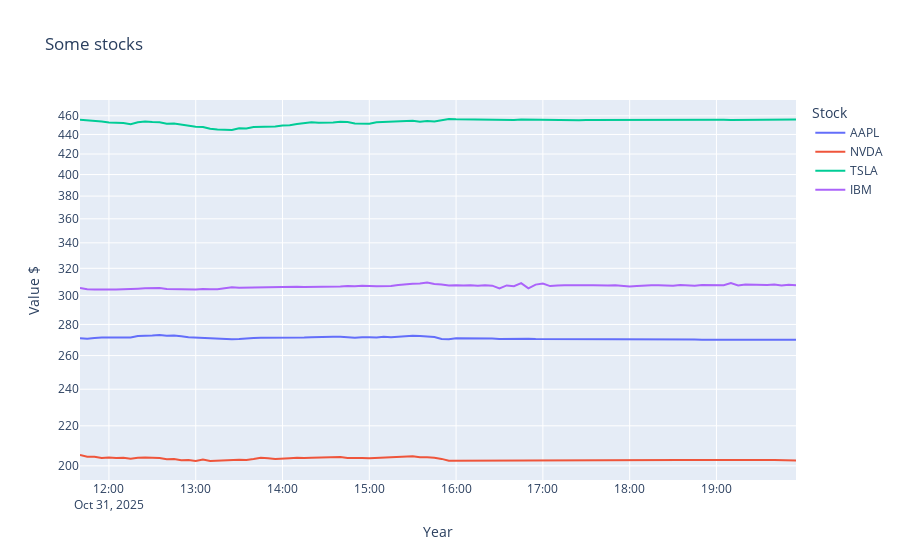

Notebook source saved alongside this figure:
### Code cell
# plotting stocks data  

import plotly_express as px

# initial plot
px.line(stocks, x=stocks.index, y=[
        "AAPL", "NVDA", "TSLA", "IBM"],
        labels={"variable": "Stock", "index": "Year", "value": "Value $"},
        title="Some stocks", log_y=True)
